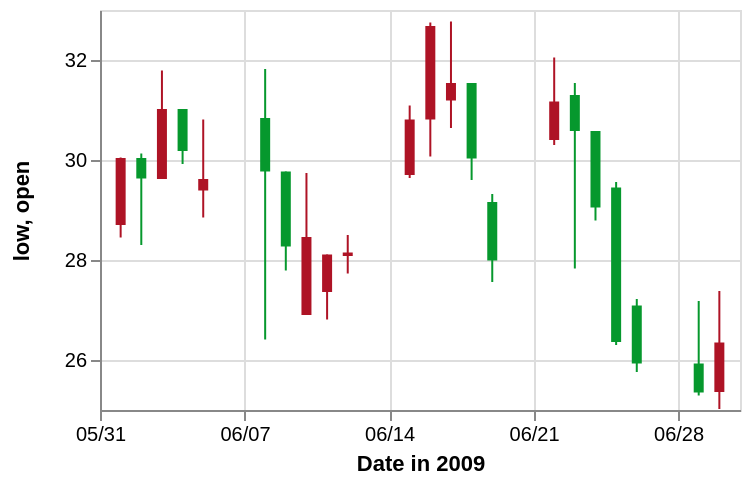

Write the Vega-Lite specification saved for this chart.
### Vega specification from a JSON file in a GitHub repository (floating-point values rounded to 4 significant figures)
{"$schema": "https://vega.github.io/schema/vega/v3.0.json", "description": "A candlestick chart inspired from Protovis(http://mbostock.github.io/protovis/ex/candlestick.html)", "autosize": "pad", "padding": 5, "width": 320, "height": 200, "style": "cell", "data": [{"name": "source_0", "values": [{"date": "01-Jun-2009", "open": 28.7, "high": 30.05, "low": 28.45, "close": 30.04, "signal": "short", "ret": -4.894}, {"date": "02-Jun-2009", "open": 30.04, "high": 30.13, "low": 28.3, "close": 29.63, "signal": "short", "ret": -0.3226}, {"date": "03-Jun-2009", "open": 29.62, "high": 31.79, "low": 29.62, "close": 31.02, "signal": "short", "ret": 3.687}, {"date": "04-Jun-2009", "open": 31.02, "high": 31.02, "low": 29.92, "close": 30.18, "signal": "short", "ret": 4.51}, {"date": "05-Jun-2009", "open": 29.39, "high": 30.81, "low": 28.85, "close": 29.62, "signal": "short", "ret": 6.084}, {"date": "08-Jun-2009", "open": 30.84, "high": 31.82, "low": 26.41, "close": 29.77, "signal": "short", "ret": 1.254}, {"date": "09-Jun-2009", "open": 29.77, "high": 29.77, "low": 27.79, "close": 28.27, "signal": "short", "ret": -5.024}, {"date": "10-Jun-2009", "open": 26.9, "high": 29.74, "low": 26.9, "close": 28.46, "signal": "short", "ret": -5.466}, {"date": "11-Jun-2009", "open": 27.36, "high": 28.11, "low": 26.81, "close": 28.11, "signal": "short", "ret": -8.374}, {"date": "12-Jun-2009", "open": 28.08, "high": 28.5, "low": 27.73, "close": 28.15, "signal": "short", "ret": -5.528}, {"date": "15-Jun-2009", "open": 29.7, "high": 31.09, "low": 29.64, "close": 30.81, "signal": "long", "ret": 3.492}, {"date": "16-Jun-2009", "open": 30.81, "high": 32.75, "low": 30.07, "close": 32.68, "signal": "short", "ret": 0.155}, {"date": "17-Jun-2009", "open": 31.19, "high": 32.77, "low": 30.64, "close": 31.54, "signal": "short", "ret": 5.828}, {"date": "18-Jun-2009", "open": 31.54, "high": 31.54, "low": 29.6, "close": 30.03, "signal": "short", "ret": 8.176}, {"date": "19-Jun-2009", "open": 29.16, "high": 29.32, "low": 27.56, "close": 27.99, "signal": "short", "ret": 8.599}, {"date": "22-Jun-2009", "open": 30.4, "high": 32.05, "low": 30.3, "close": 31.17, "signal": "short", "ret": 15.49}, {"date": "23-Jun-2009", "open": 31.3, "high": 31.54, "low": 27.83, "close": 30.58, "signal": "short", "ret": 11.74}, {"date": "24-Jun-2009", "open": 30.58, "high": 30.58, "low": 28.79, "close": 29.05, "signal": "long", "ret": -10.42}, {"date": "25-Jun-2009", "open": 29.45, "high": 29.56, "low": 26.3, "close": 26.36, "signal": "long", "ret": 0}, {"date": "26-Jun-2009", "open": 27.09, "high": 27.22, "low": 25.76, "close": 25.93, "signal": "long", "ret": 0}, {"date": "29-Jun-2009", "open": 25.93, "high": 27.18, "low": 25.29, "close": 25.35, "signal": "long", "ret": 5.263}, {"date": "30-Jun-2009", "open": 25.36, "high": 27.38, "low": 25.02, "close": 26.35, "signal": "long", "ret": 6.738}]}, {"name": "data_0", "source": "source_0", "transform": [{"type": "formula", "expr": "datum.open > datum.close", "as": "isIncrease"}]}, {"name": "data_1", "source": "data_0", "transform": [{"type": "formula", "expr": "toDate(datum[\"date\"])", "as": "date"}, {"type": "formula", "expr": "toNumber(datum[\"low\"])", "as": "low"}, {"type": "formula", "expr": "toNumber(datum[\"high\"])", "as": "high"}, {"type": "filter", "expr": "datum[\"date\"] !== null && !isNaN(datum[\"date\"]) && datum[\"low\"] !== null && !isNaN(datum[\"low\"])"}, {"type": "formula", "as": "yearmonthdate_date", "expr": "datetime(year(datum[\"date\"]), month(datum[\"date\"]), date(datum[\"date\"]), 0, 0, 0, 0)"}]}, {"name": "data_2", "source": "data_0", "transform": [{"type": "formula", "expr": "toDate(datum[\"date\"])", "as": "date"}, {"type": "formula", "expr": "toNumber(datum[\"open\"])", "as": "open"}, {"type": "formula", "expr": "toNumber(datum[\"close\"])", "as": "close"}, {"type": "filter", "expr": "datum[\"date\"] !== null && !isNaN(datum[\"date\"]) && datum[\"open\"] !== null && !isNaN(datum[\"open\"])"}, {"type": "formula", "as": "yearmonthdate_date", "expr": "datetime(year(datum[\"date\"]), month(datum[\"date\"]), date(datum[\"date\"]), 0, 0, 0, 0)"}]}], "marks": [{"name": "layer_0_marks", "type": "rule", "style": ["rule"], "from": {"data": "data_1"}, "encode": {"update": {"x": {"scale": "x", "field": "yearmonthdate_date"}, "y": {"scale": "y", "field": "low"}, "y2": {"scale": "y", "field": "high"}, "stroke": {"scale": "color", "field": "isIncrease"}}}}, {"name": "layer_1_marks", "type": "rect", "style": ["bar"], "from": {"data": "data_2"}, "encode": {"update": {"xc": {"scale": "x", "field": "yearmonthdate_date"}, "width": {"value": 5}, "y": {"scale": "y", "field": "open"}, "y2": {"scale": "y", "field": "close"}, "fill": {"scale": "color", "field": "isIncrease"}}}}], "scales": [{"name": "x", "type": "time", "domain": {"fields": [{"signal": "{data: datetime(2009, 4, 31, 0, 0, 0, 0)}"}, {"signal": "{data: datetime(2009, 6, 1, 0, 0, 0, 0)}"}, {"data": "data_2", "field": "yearmonthdate_date"}], "sort": true}, "range": [0, {"signal": "width"}], "nice": "day"}, {"name": "y", "type": "linear", "domain": {"fields": [{"data": "data_1", "field": "low"}, {"data": "data_1", "field": "high"}, {"data": "data_2", "field": "open"}, {"data": "data_2", "field": "close"}], "sort": true}, "range": [{"signal": "height"}, 0], "zero": false, "nice": true}, {"name": "color", "type": "ordinal", "domain": {"fields": [{"data": "data_1", "field": "isIncrease"}, {"data": "data_2", "field": "isIncrease"}], "sort": true}, "range": ["#ae1325", "#06982d"]}], "axes": [{"title": "Date in 2009", "scale": "x", "orient": "bottom", "labelOverlap": true, "tickCount": {"signal": "ceil(width/40)"}, "zindex": 1, "encode": {"labels": {"update": {"text": {"signal": "timeFormat(datum.value, '%m/%d')"}}}}}, {"scale": "x", "orient": "bottom", "domain": false, "grid": true, "labels": false, "maxExtent": 0, "minExtent": 0, "tickCount": {"signal": "ceil(width/40)"}, "ticks": false, "zindex": 0, "gridScale": "y"}, {"scale": "y", "orient": "left", "labelOverlap": true, "tickCount": {"signal": "ceil(height/40)"}, "title": "low, open", "zindex": 1}, {"scale": "y", "orient": "left", "domain": false, "grid": true, "labels": false, "maxExtent": 0, "minExtent": 0, "tickCount": {"signal": "ceil(height/40)"}, "ticks": false, "zindex": 0, "gridScale": "x"}], "config": {"axisY": {"minExtent": 30}}}
